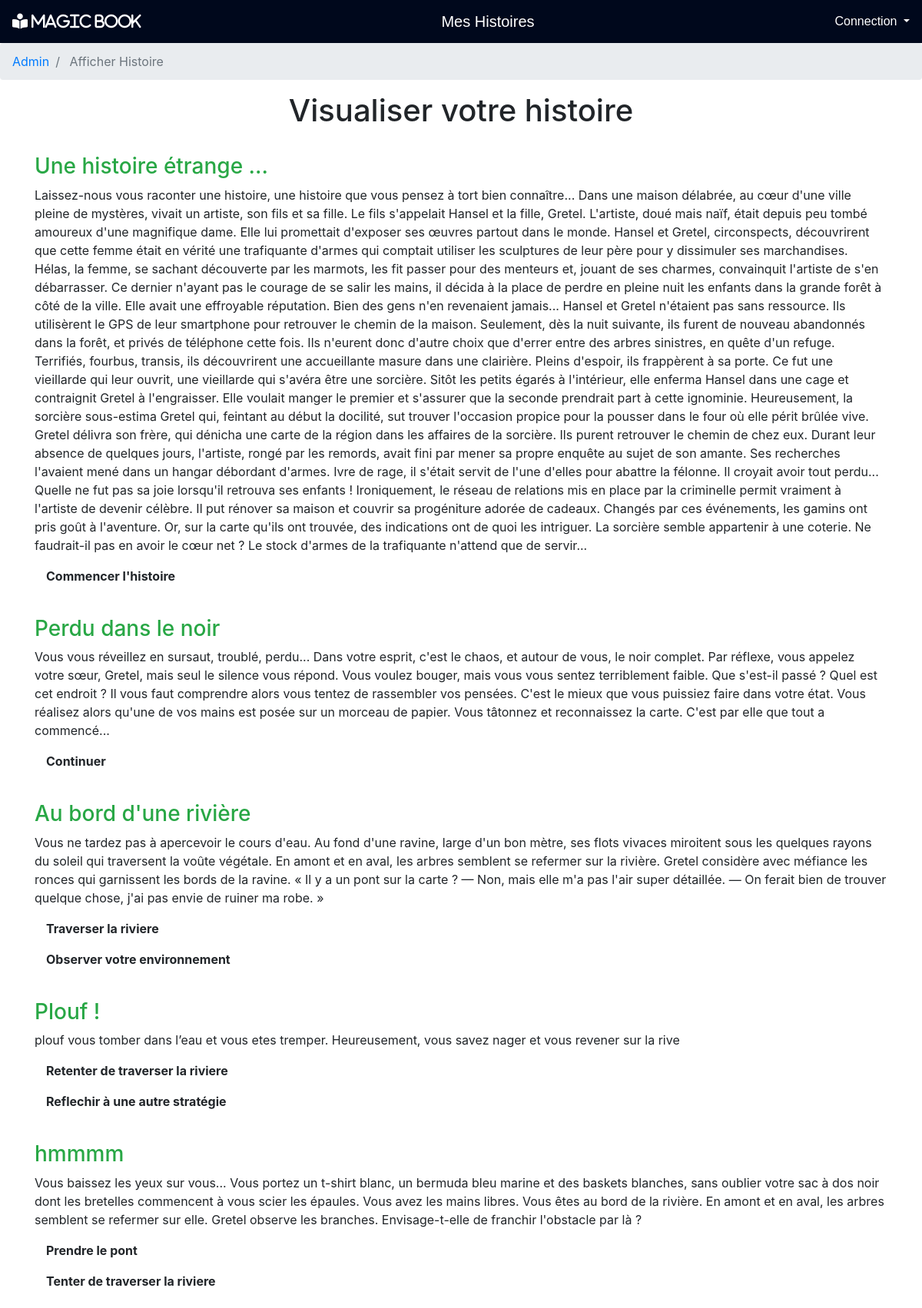
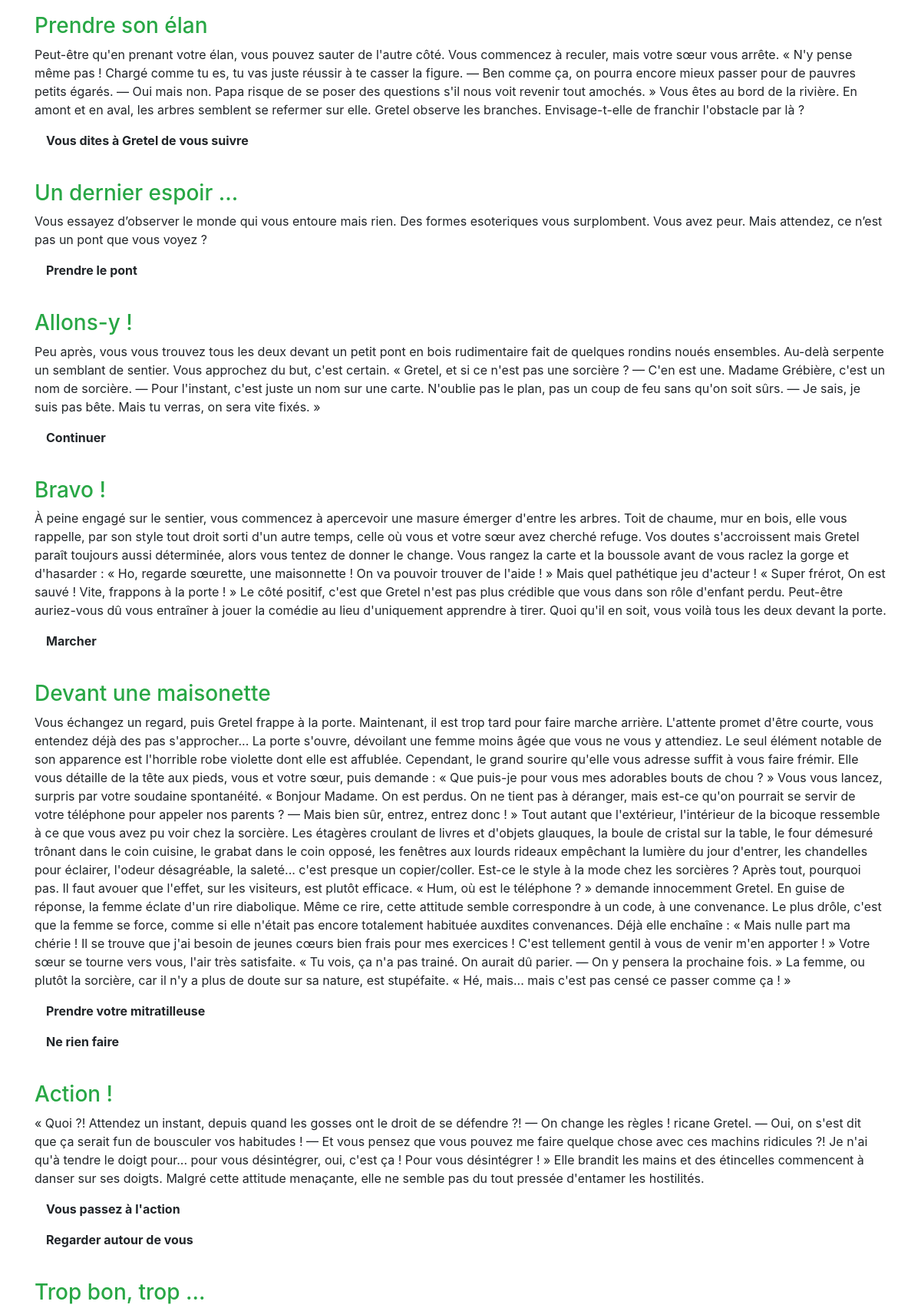
Page /voirHistoire.php?Id=0 (upper part) on the committed database (2 pictures, top to bottom).
### tables this page shows
CREATE TABLE `paragraphe` (
  `Paragraphe_Type` int(50) NOT NULL,
  `Paragraphe_id` int(11) NOT NULL,
  `Paragraphe_Texte` text NOT NULL,
  `Paragraphe_titre` varchar(50) NOT NULL,
  `Histoire_id` int(11) NOT NULL,
  `PointDeVie` int(11) NOT NULL
);

CREATE TABLE `choix` (
  `Choix_id` int(11) NOT NULL,
  `Paragraphe_id` int(11) NOT NULL,
  `Envoi_id` int(11) NOT NULL,
  `Choix_texte` varchar(200) NOT NULL
);

### voirHistoire.php (the view, shortened to what this page needs)
<!DOCTYPE HTML>
<html>
<?php require_once("includes/head.php"); ?>
<body>
<?php include("includes/barreNavigation.php") ;
include("includes/startPDO.php");
?>
<nav aria-label="breadcrumb">
  <ol class="breadcrumb">
    <li class="breadcrumb-item"><a href="pageAdmin.php">Admin</a></li>
    <li class="breadcrumb-item active" aria-current="page"> Afficher Histoire</li>
  </ol>
</nav>
  <div class=text-center>
    <h1 >Visualiser votre histoire</h1>
  </div>
<div class="container">
<?php
if(!isset($_GET['Id'])){
  $reponse = $bdd->query("SELECT * FROM histoire ");
  while($donnees = $reponse-> fetch()){
      ?> <a href = 'voirHistoire.php?Id=<?php echo $donnees['Histoire_id']; ?>' class='btn btn-primary' role='button' aria-pressed='true'> <?php echo $donnees['Histoire_Titre'] ;?> </a>
  <?php
  }
}
else{
  $id_hist = $_GET['Id'];
  $reponse = $bdd->prepare("SELECT * FROM paragraphe WHERE Histoire_id = ?  ");
  $reponse -> execute(array($id_hist));
  $result = $reponse ->fetchAll();
?>
<?php
  foreach($result as $para){
    $reponse2 = $bdd->prepare("SELECT * FROM choix WHERE Paragraphe_id = ?  ");
    $reponse2 -> execute(array($para['Paragraphe_id']));
    $result2 = $reponse2 ->fetchAll();
    ?>
          <h3 class=text-success><?php echo $para['Paragraphe_titre'] ;?> </h3>
          <p><?php echo $para['Paragraphe_Texte'] ;?> </p>
  <?php
    foreach($result2 as $para2){
      ?>
        <div class = col>
          <p class=font-weight-bold ><?php echo $para2['Choix_texte'] ;?> </p>
        </div>
  <?php
    }
    ?>
<?php
  }
}
  ?>
</div>
</body>
</html>

### css/style.css (style rules this page uses)
.container { height: 100vh; }

### rows in the picture
paragraphe: Paragraphe_titre "Une histoire étrange ...", Paragraphe_Texte "Laissez-nous vous raconter une histoire, une histoire que vous pensez à tort bien connaître... Dans une maison délabrée, au cœur d'une ville pleine de mystères, vivait un artiste, son fils et sa fille. Le fils s'appelait Hansel et la fille, Gretel. L'artiste, doué mais naïf, était depuis peu tombé amoureux d'une magnifique dame. Elle lui promettait d'exposer ses œuvres partout dans le monde. Hansel et Gretel, circonspects, découvrirent que cette femme était en vérité une trafiquante d'armes qui comptait utiliser les sculptures de leur père pour y dissimuler ses marchandises. Hélas, la femme, se sachant découverte par les marmots, les fit passer pour des menteurs et, jouant de ses charmes,…"
choix: Choix_texte "Commencer l'histoire"
paragraphe: Paragraphe_titre "Perdu dans le noir", Paragraphe_Texte "Vous vous réveillez en sursaut, troublé, perdu... Dans votre esprit, c'est le chaos, et autour de vous, le noir complet. Par réflexe, vous appelez votre sœur, Gretel, mais seul le silence vous répond. Vous voulez bouger, mais vous vous sentez terriblement faible. Que s'est-il passé ? Quel est cet endroit ? Il vous faut comprendre alors vous tentez de rassembler vos pensées. C'est le mieux que vous puissiez faire dans votre état. Vous réalisez alors qu'une de vos mains est posée sur un morceau de papier. Vous tâtonnez et reconnaissez la carte. C'est par elle que tout a commencé..."
choix: Choix_texte "Continuer"
paragraphe: Paragraphe_titre "Au bord d'une rivière", Paragraphe_Texte "Vous ne tardez pas à apercevoir le cours d'eau. Au fond d'une ravine, large d'un bon mètre, ses flots vivaces miroitent sous les quelques rayons du soleil qui traversent la voûte végétale. En amont et en aval, les arbres semblent se refermer sur la rivière. Gretel considère avec méfiance les ronces qui garnissent les bords de la ravine. « Il y a un pont sur la carte ? — Non, mais elle m'a pas l'air super détaillée. — On ferait bien de trouver quelque chose, j'ai pas envie de ruiner ma robe. »"
choix: Choix_texte "Traverser la riviere"
choix: Choix_texte "Observer votre environnement"
paragraphe: Paragraphe_titre "Plouf !", Paragraphe_Texte "plouf vous tomber dans l’eau et vous etes tremper. Heureusement, vous savez nager et vous revener sur la rive"
choix: Choix_texte "Retenter de traverser la riviere"
choix: Choix_texte "Reflechir à une autre stratégie"
paragraphe: Paragraphe_titre "hmmmm", Paragraphe_Texte "Vous baissez les yeux sur vous... Vous portez un t-shirt blanc, un bermuda bleu marine et des baskets blanches, sans oublier votre sac à dos noir dont les bretelles commencent à vous scier les épaules. Vous avez les mains libres. Vous êtes au bord de la rivière. En amont et en aval, les arbres semblent se refermer sur elle. Gretel observe les branches. Envisage-t-elle de franchir l'obstacle par là ?"
choix: Choix_texte "Prendre le pont"
choix: Choix_texte "Tenter de traverser la riviere"
paragraphe: Paragraphe_titre "Prendre son élan", Paragraphe_Texte "Peut-être qu'en prenant votre élan, vous pouvez sauter de l'autre côté. Vous commencez à reculer, mais votre sœur vous arrête. « N'y pense même pas ! Chargé comme tu es, tu vas juste réussir à te casser la figure. — Ben comme ça, on pourra encore mieux passer pour de pauvres petits égarés. — Oui mais non. Papa risque de se poser des questions s'il nous voit revenir tout amochés. » Vous êtes au bord de la rivière. En amont et en aval, les arbres semblent se refermer sur elle. Gretel observe les branches. Envisage-t-elle de franchir l'obstacle par là ?"
choix: Choix_texte "Vous dites à Gretel de vous suivre"
paragraphe: Paragraphe_titre "Un dernier espoir ...", Paragraphe_Texte "Vous essayez d’observer le monde qui vous entoure mais rien. Des formes esoteriques vous surplombent. Vous avez peur. Mais attendez, ce n’est pas un pont que vous voyez ?"
choix: Choix_texte "Prendre le pont"
paragraphe: Paragraphe_titre "Allons-y !", Paragraphe_Texte "Peu après, vous vous trouvez tous les deux devant un petit pont en bois rudimentaire fait de quelques rondins noués ensembles. Au-delà serpente un semblant de sentier. Vous approchez du but, c'est certain. « Gretel, et si ce n'est pas une sorcière ? — C'en est une. Madame Grébière, c'est un nom de sorcière. — Pour l'instant, c'est juste un nom sur une carte. N'oublie pas le plan, pas un coup de feu sans qu'on soit sûrs. — Je sais, je suis pas bête. Mais tu verras, on sera vite fixés. »"
choix: Choix_texte "Continuer"
paragraphe: Paragraphe_titre "Bravo !", Paragraphe_Texte "À peine engagé sur le sentier, vous commencez à apercevoir une masure émerger d'entre les arbres. Toit de chaume, mur en bois, elle vous rappelle, par son style tout droit sorti d'un autre temps, celle où vous et votre sœur avez cherché refuge. Vos doutes s'accroissent mais Gretel paraît toujours aussi déterminée, alors vous tentez de donner le change. Vous rangez la carte et la boussole avant de vous raclez la gorge et d'hasarder : « Ho, regarde sœurette, une maisonnette ! On va pouvoir trouver de l'aide ! » Mais quel pathétique jeu d'acteur ! « Super frérot, On est sauvé ! Vite, frappons à la porte ! » Le côté positif, c'est que Gretel n'est pas plus crédible que vous dans son rôle…"
choix: Choix_texte "Marcher"
paragraphe: Paragraphe_titre "Devant une maisonette", Paragraphe_Texte "Vous échangez un regard, puis Gretel frappe à la porte. Maintenant, il est trop tard pour faire marche arrière. L'attente promet d'être courte, vous entendez déjà des pas s'approcher... La porte s'ouvre, dévoilant une femme moins âgée que vous ne vous y attendiez. Le seul élément notable de son apparence est l'horrible robe violette dont elle est affublée. Cependant, le grand sourire qu'elle vous adresse suffit à vous faire frémir. Elle vous détaille de la tête aux pieds, vous et votre sœur, puis demande : « Que puis-je pour vous mes adorables bouts de chou ? » Vous vous lancez, surpris par votre soudaine spontanéité. « Bonjour Madame. On est perdus. On ne tient pas à déranger, mais est-ce…"
choix: Choix_texte "Prendre votre mitratilleuse"
choix: Choix_texte "Ne rien faire"
paragraphe: Paragraphe_titre "Action !", Paragraphe_Texte "« Quoi ?! Attendez un instant, depuis quand les gosses ont le droit de se défendre ?! — On change les règles ! ricane Gretel. — Oui, on s'est dit que ça serait fun de bousculer vos habitudes ! — Et vous pensez que vous pouvez me faire quelque chose avec ces machins ridicules ?! Je n'ai qu'à tendre le doigt pour... pour vous désintégrer, oui, c'est ça ! Pour vous désintégrer ! » Elle brandit les mains et des étincelles commencent à danser sur ses doigts. Malgré cette attitude menaçante, elle ne semble pas du tout pressée d'entamer les hostilités."
choix: Choix_texte "Vous passez à l'action"
choix: Choix_texte "Regarder autour de vous"
paragraphe: Paragraphe_titre "Trop bon, trop ..."
